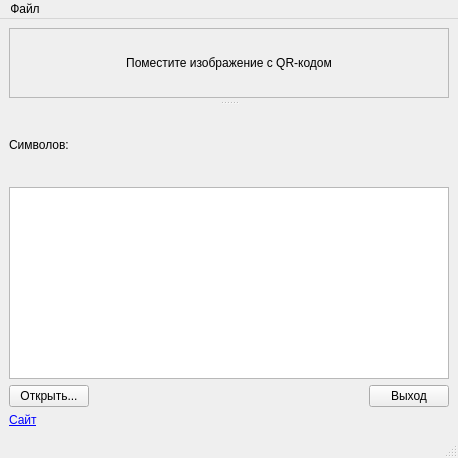
<?xml version="1.0" encoding="UTF-8"?>
<ui version="4.0">
 <class>MainWindow</class>
 <widget class="QMainWindow" name="MainWindow">
  <property name="geometry">
   <rect>
    <x>0</x>
    <y>0</y>
    <width>458</width>
    <height>458</height>
   </rect>
  </property>
  <property name="windowTitle">
   <string>Сканер qr-кода. Версия нулевая. Автор: Илья Петраш (gil9red).</string>
  </property>
  <widget class="QWidget" name="centralwidget">
   <layout class="QVBoxLayout" name="verticalLayout_3">
    <item>
     <widget class="QSplitter" name="splitter">
      <property name="orientation">
       <enum>Qt::Vertical</enum>
      </property>
      <property name="handleWidth">
       <number>10</number>
      </property>
      <property name="childrenCollapsible">
       <bool>false</bool>
      </property>
      <widget class="QScrollArea" name="scrollArea">
       <property name="widgetResizable">
        <bool>true</bool>
       </property>
       <widget class="QWidget" name="scrollAreaWidgetContents">
        <property name="geometry">
         <rect>
          <x>0</x>
          <y>0</y>
          <width>438</width>
          <height>60</height>
         </rect>
        </property>
        <layout class="QVBoxLayout" name="verticalLayout">
         <item>
          <widget class="QLabel" name="labelQRCodeImage">
           <property name="sizePolicy">
            <sizepolicy hsizetype="Expanding" vsizetype="Expanding">
             <horstretch>0</horstretch>
             <verstretch>0</verstretch>
            </sizepolicy>
           </property>
           <property name="text">
            <string>Поместите изображение с QR-кодом</string>
           </property>
           <property name="alignment">
            <set>Qt::AlignCenter</set>
           </property>
           <property name="textInteractionFlags">
            <set>Qt::NoTextInteraction</set>
           </property>
          </widget>
         </item>
        </layout>
       </widget>
      </widget>
      <widget class="QWidget" name="layoutWidget">
       <layout class="QVBoxLayout" name="verticalLayout_2">
        <item>
         <layout class="QHBoxLayout" name="horizontalLayout">
          <item>
           <widget class="QLabel" name="label">
            <property name="text">
             <string>Символов: </string>
            </property>
           </widget>
          </item>
          <item>
           <widget class="QLabel" name="labelSizeText">
            <property name="text">
             <string/>
            </property>
           </widget>
          </item>
          <item>
           <spacer name="horizontalSpacer">
            <property name="orientation">
             <enum>Qt::Horizontal</enum>
            </property>
            <property name="sizeHint" stdset="0">
             <size>
              <width>40</width>
              <height>20</height>
             </size>
            </property>
           </spacer>
          </item>
         </layout>
        </item>
        <item>
         <widget class="QPlainTextEdit" name="pTextEditQRCodeText">
          <property name="sizePolicy">
           <sizepolicy hsizetype="Preferred" vsizetype="Preferred">
            <horstretch>0</horstretch>
            <verstretch>0</verstretch>
           </sizepolicy>
          </property>
          <property name="readOnly">
           <bool>true</bool>
          </property>
         </widget>
        </item>
       </layout>
      </widget>
     </widget>
    </item>
    <item>
     <layout class="QHBoxLayout" name="horizontalLayout_2">
      <item>
       <widget class="QPushButton" name="pButtonOpen">
        <property name="toolTip">
         <string>Открыть файл изображения с qr-кодом</string>
        </property>
        <property name="statusTip">
         <string>Открыть файл изображения с qr-кодом</string>
        </property>
        <property name="text">
         <string>Открыть...</string>
        </property>
       </widget>
      </item>
      <item>
       <spacer name="horizontalSpacer_2">
        <property name="orientation">
         <enum>Qt::Horizontal</enum>
        </property>
        <property name="sizeHint" stdset="0">
         <size>
          <width>40</width>
          <height>20</height>
         </size>
        </property>
       </spacer>
      </item>
      <item>
       <widget class="QPushButton" name="pButtonQuit">
        <property name="toolTip">
         <string>Закрыть приложение</string>
        </property>
        <property name="statusTip">
         <string>Закрыть приложение</string>
        </property>
        <property name="text">
         <string>Выход</string>
        </property>
       </widget>
      </item>
     </layout>
    </item>
    <item>
     <widget class="QLabel" name="label_2">
      <property name="text">
       <string>&lt;html&gt;&lt;head/&gt;&lt;body&gt;&lt;p&gt;&lt;a href=&quot;https://github.com/gil9red/QRCodeReader&quot;&gt;&lt;span style=&quot; text-decoration: underline; color:#0000ff;&quot;&gt;Сайт&lt;/span&gt;&lt;/a&gt;&lt;/p&gt;&lt;/body&gt;&lt;/html&gt;</string>
      </property>
      <property name="alignment">
       <set>Qt::AlignLeading|Qt::AlignLeft|Qt::AlignVCenter</set>
      </property>
      <property name="openExternalLinks">
       <bool>true</bool>
      </property>
     </widget>
    </item>
   </layout>
  </widget>
  <widget class="QMenuBar" name="menubar">
   <property name="geometry">
    <rect>
     <x>0</x>
     <y>0</y>
     <width>458</width>
     <height>20</height>
    </rect>
   </property>
   <widget class="QMenu" name="menuFile">
    <property name="title">
     <string>Файл</string>
    </property>
    <addaction name="actionOpen"/>
    <addaction name="separator"/>
    <addaction name="actionQuit"/>
   </widget>
   <addaction name="menuFile"/>
  </widget>
  <widget class="QStatusBar" name="statusbar"/>
  <action name="actionOpen">
   <property name="text">
    <string>Открыть...</string>
   </property>
   <property name="shortcut">
    <string>Ctrl+O</string>
   </property>
  </action>
  <action name="actionQuit">
   <property name="text">
    <string>Выход</string>
   </property>
   <property name="shortcut">
    <string>Ctrl+Q</string>
   </property>
  </action>
 </widget>
 <resources/>
 <connections/>
</ui>
